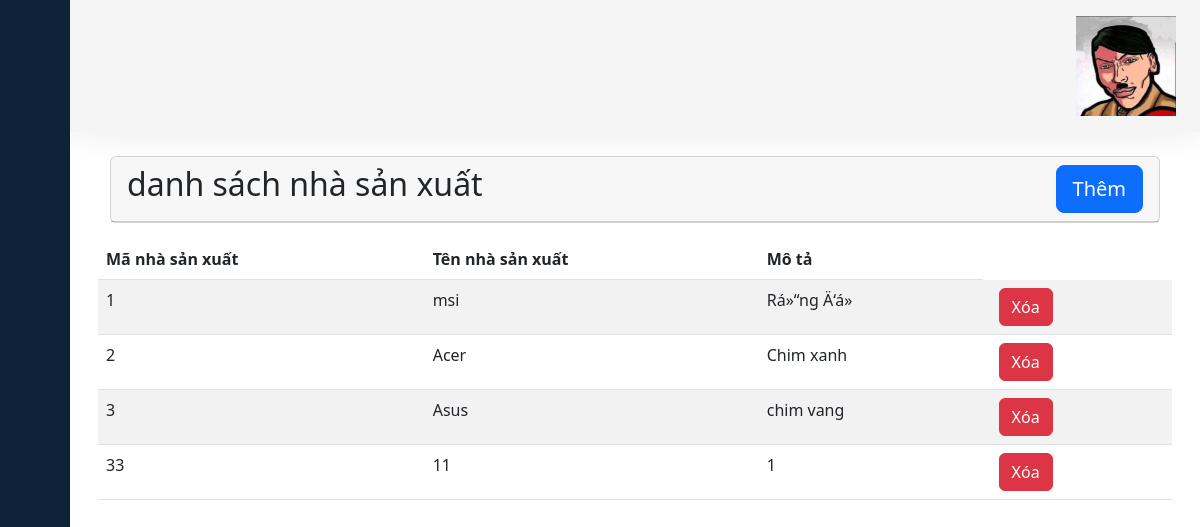
The page /admin/index.php?page_layout=nsx (signed in) on the database its author committed.
### tables this page shows
CREATE TABLE IF NOT EXISTS `nhasanxuat` (
  `manhasanxuat` int(11) NOT NULL AUTO_INCREMENT,
  `tennhasanxuat` varchar(250) NOT NULL,
  `mota` text,
  PRIMARY KEY (`manhasanxuat`)
);

### connect/nhasanxuatconn.php (called while the page is built, shortened)
<?php
function getallnsx()
{
    $conn = connectdb();
    $stmt = $conn->prepare("select * from nhasanxuat");
    $stmt->execute();
    $kq = $stmt->fetchALL();
    return $kq;
}

### admin/nhasanxuat.php (the view, shortened to what this page needs)
<?php
require_once '../connect/nhasanxuatconn.php';
?>
<link href="https://cdn.jsdelivr.net/npm/bootstrap@5.2.3/dist/css/bootstrap.min.css" rel="stylesheet">
<div class="container-fluid">
    <div class="card">
        <div class="card-header d-flex justify-content-between">
            <h2>danh sách nhà sản xuất </h2>
            <a href="index.php?page_layout=addnsx" class="btn btn-primary btn-lg">Thêm</a>
        </div>
    </div>
    <div class="card-body">
        <table class="table table-striped">
            <thead class="thead-dark">
                <tr>
                    <th>Mã nhà sản xuất</th>
                    <th>Tên nhà sản xuất </th>
                    <th>Mô tả</th>
                </tr>
            </thead>
            <tbody>
                <?php
                if (isset($kq) && (count($kq) > 0)) {
                    foreach ($kq as $nsx) {
                        echo '<tr>
                                    <td>' . $nsx['manhasanxuat'] . '</td>
                                    <td>' . $nsx['tennhasanxuat'] . '</td>
                                    <td>' . $nsx['mota'] . '</td>
                                    <td style= display:flex;>
                                    <a href="index.php?page_layout=delnsx&manhasanxuat=' . $nsx['manhasanxuat'] . '" class="btn btn-danger mx-2">Xóa</a>
                                    </td>
                                    </tr>';
                    }
                }
                ?>
            </tbody>
        </table>
    </div>
</div>

### css/style.css (style rules this page uses)
a { text-decoration: none; }
body { font-family: 'Poppins', sans-serif; }

### rows shown on the page
nhasanxuat: manhasanxuat "1", tennhasanxuat "msi", mota "Rá»“ng Ä‘á»"
nhasanxuat: manhasanxuat "2", tennhasanxuat "Acer", mota "Chim xanh"
nhasanxuat: manhasanxuat "3", tennhasanxuat "Asus", mota "chim vang"
nhasanxuat: manhasanxuat "33", tennhasanxuat "11", mota "1"
